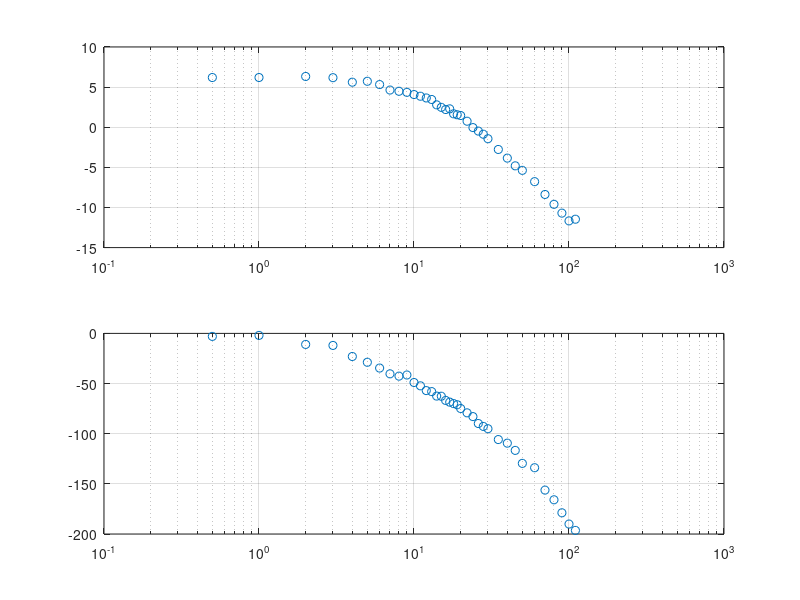
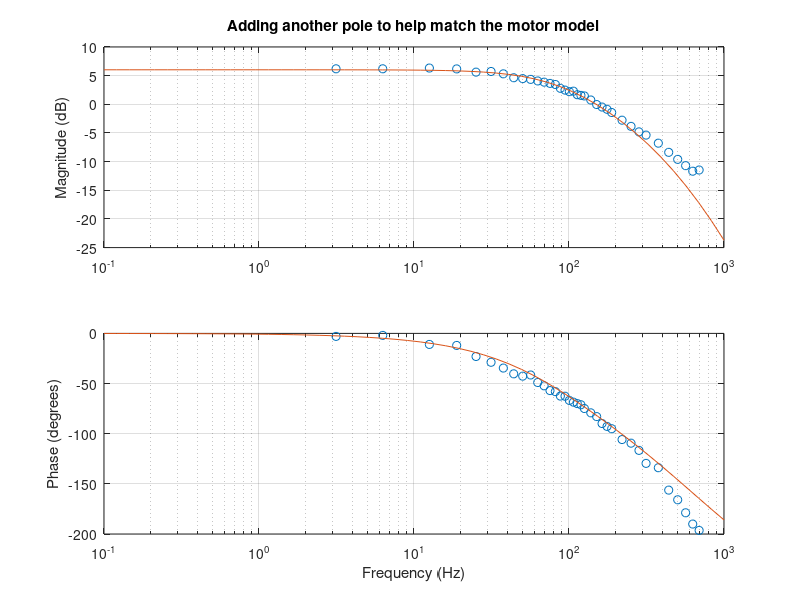
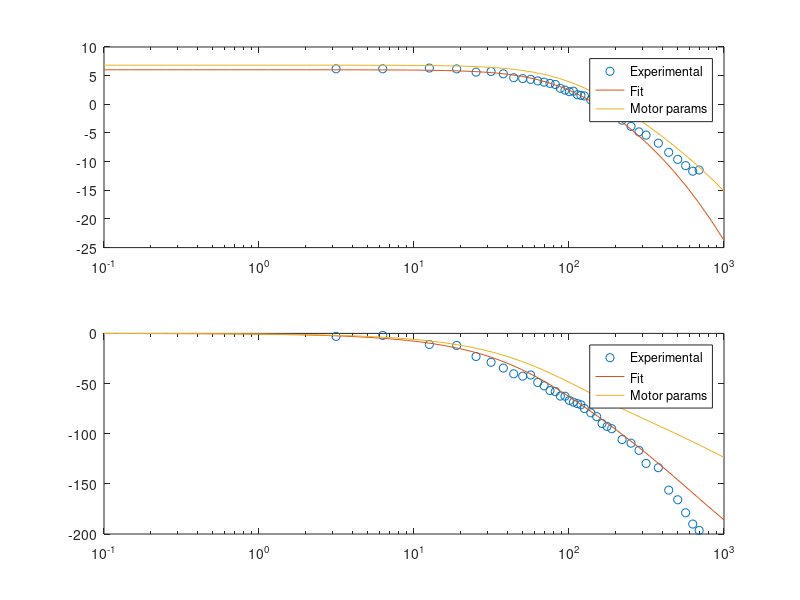

The MATLAB script that drew these images, in order: (Note: this script raises an error after producing the figures.)
% this code plots the data collected from the motor
clear
clc
close all

%% Input the experimental data
%read data from .dat file
data = load('raw_motor_data.dat');
f_data = data(:, 1);
mag_data = data(:, 2);
phase_data = data(:, 3);
%convert frequency to angular frequency
w_data = f_data*2*pi;
%plot the raw data
figure
subplot(2 ,1, 1)
semilogx(f_data, 20*log10(mag_data), 'o')
grid on
subplot(2 ,1, 2)
semilogx(f_data, phase_data, 'o')
grid on

%% Find the transfer function that fit the experimental data
Ktotal = 2;
freqn = 55;
omegan = 2*pi*freqn;
zeta = 2.0;

%second pole
s = tf('s');
Gc = 1/(1+0.002*s);
%define the system
num = Ktotal*omegan^2;
den = [1 2*zeta*omegan omegan^2];

sys = tf(num, den);
sys = sys*Gc
w = logspace(-1, 3);
[mag_t, phase_t] = bode(sys, w);
mag_t = squeeze(mag_t);
phase_t = squeeze(phase_t);

figure
subplot(2, 1, 1)
semilogx(w_data, 20*log10(mag_data), 'o')
hold on
ylabel('Magnitude (dB)')
grid on
title('Adding another pole to help match the motor model')
semilogx(w, 20*log10(mag_t))
subplot(2, 1, 2)
semilogx(w_data, phase_data, 'o')
xlabel('Frequency (Hz)')
ylabel('Phase (degrees)')
grid on
hold on
semilogx(w, phase_t)

%% Transfer function of the motor params from data sheet
L = 0.63e-3; % Inductance (H)
Kt = 1.82e-2; % Torque constant (N-m/A)
R = 0.83; % Resistance (Ohm)
Kbac = 1.82e-2; % Back emf constant (V/(rad/s))
I = 4.2e-6; % Rotor inertia (kg-m2)
b = 2.6e-6; % Viscous Damping (N-m-s)
Ktac = 0.02; % Tachometer constant (V/(rad/s))
Kamp = 2.01; % Amplifier gain

%calculate equivalent gain, frequency, and damping.

num_motor = Kt*Kamp*Ktac;
den_motor = [I*L (b*L + I*R) (R*b + Kt*Kbac)];
sys_motor = tf(num_motor,den_motor)
[mag_m, phase_m] = bode(sys_motor, w);
mag_m = squeeze(mag_m);
phase_m = squeeze(phase_m);

%% plotting procedure
%plot the raw data
figure
subplot(2, 1, 1)
semilogx(w_data, 20*log10(mag_data), 'o')
hold on
semilogx(w, 20*log10(mag_t))
semilogx(w, 20*log10(mag_m))
legend('Experimental', 'Fit', 'Motor params')
subplot(2, 1, 2)
semilogx(w_data, phase_data, 'o')
hold on
semilogx(w, phase_t, w, phase_m)
legend('Experimental', 'Fit', 'Motor params')
%% define the motor model from experiment
model = sys;
data = "D:\Github\Control-Labs\ControlLab\Lab4\CSV_2021425103255.csv";
A = csvread(data, 2, 0);

t_step = A(:,1);
V_in_step = A(:,2);
V_out_step = A(:,3);

%normalize the response from oscope
t_step = t_step + 0.4987;
V_out_step = V_out_step + 3.67;
V_in_step = V_in_step + 2;

%remove negative time
pos_idx = find(t_step>0 & t_step<0.2);
t_step = t_step(pos_idx);
V_out_step = V_out_step(pos_idx);
V_in_step = V_in_step(pos_idx);

%make a new t_step_mode vector. 
%The t_step array contains non-monolithic values which causes problem in
%the lsim function
t_step_mod = linspace(0, 0.2, length(t_step));

%theoretical response of the motor model
[motor_response] = lsim(sys_motor, V_in_step, t_step_mod);

%theoretical response of the system model fit
[model_response] = lsim(model, V_in_step, t_step_mod);

% %plot raw data
figure
plot(t_step,V_out_step, '.', t_step, model_response)
legend('Experimental response', 'Fitted model response')
ylabel('Voltage (V)')
xlabel('Time (s)')
%plot compare responses
figure
plot(t_step, V_out_step, '.') 
hold on
plot(t_step, motor_response, 'LineWidth', 2)
plot(t_step, model_response, 'LineWidth', 2)
legend('Experimental response', 'Params Motor response', 'Fitted model response')
ylabel('Voltage (V)')
xlabel('Time (s)')

%% redo the bode to find a transfer function that fits better
% freqn = 55;
% omegan = 2*pi*freqn;
% zeta = 2.0;
% 
% define the system
% num = Ktotal*omegan^2;
% den = [1 2*zeta*omegan omegan^2];
% 
% sys = tf(num, den)
% s = tf('s');
% Gc = 1/(1+0.002*s);
% figure
% bode(Gc)
% sys1 = sys*Gc
% [mag_t, phase_t] = bode(sys1, w);
% 
% mag_t = squeeze(mag_t);
% phase_t = squeeze(phase_t);
% 
% figure
% subplot(2, 1, 1)
% semilogx(w_data, 20*log10(mag_data), 'o')
% hold on
% semilogx(w, 20*log10(mag_t))
% subplot(2, 1, 2)
% semilogx(w_data, phase_data, 'o')
% hold on
% semilogx(w, phase_t)